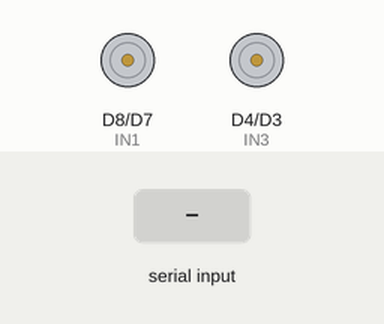
Recording of a sketch running on a simulated ESP8266 (NodeMCU). Shown: motor-driver pin pairs drawn as motors (green arrow = first pin HIGH = forward, orange = second pin HIGH = backward, longer = more drive, scaled by the enable pin). The inputs (shaded band) are chosen by the test bench.

Above: at 1.2 s.
1.3 s: "F" received over Serial
At 2.3 s:
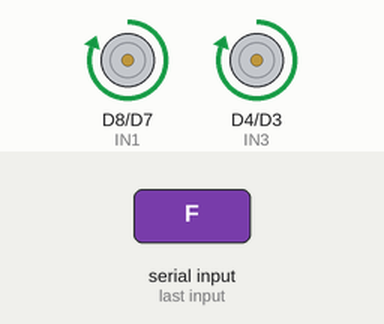
2.8 s: "B" received over Serial
At 3.4 s:
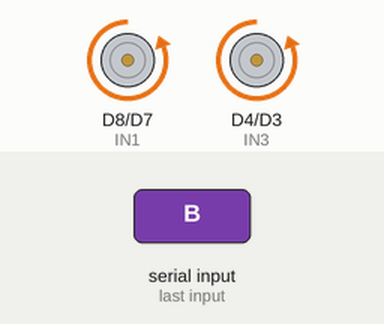
4.3 s: "L" received over Serial
At 4.6 s:
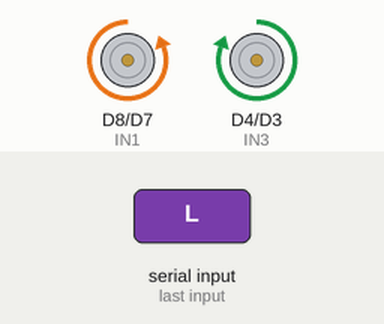
5.8 s: "R" received over Serial
At 6.9 s:
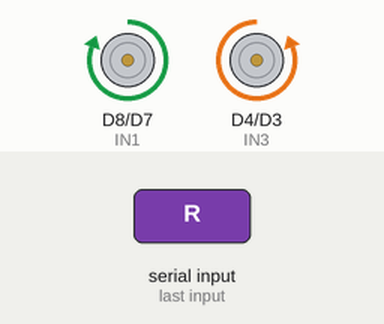
7.3 s: "S" received over Serial
At 8.0 s:
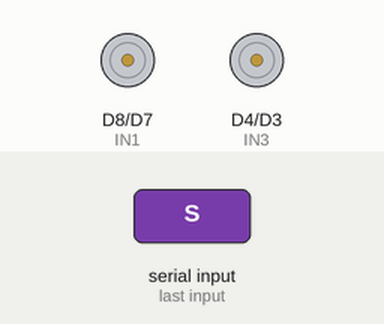
Timing chart, 0 to 9.8 s (numbered marks = the images above; inputs shaded):
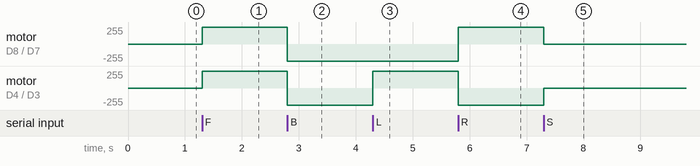

The sketch:

WIFI_controlled_car_code.ino
```cpp
#define ENA D5 //GPIO14
#define IN1 D8 //GPIO15
#define IN2 D7 //GPIO13
#define IN3 D4 //GPIO2
#define IN4 D3 //GPIO0
#define ENB D6 //GPIO12

char command = 0;

#include <ESP8266WiFi.h>
#include <WiFiClient.h>
#include <ESP8266WebServer.h>

const char* ssid = "NodeMCU Car";

void setup(){
  WiFi.softAP(ssid);

  pinMode(ENA, OUTPUT);
  pinMode(ENB, OUTPUT);
  pinMode(IN1, OUTPUT);
  pinMode(IN2, OUTPUT);
  pinMode(IN3, OUTPUT);
  pinMode(IN4, OUTPUT); // ← fixed typo

  analogWrite(ENA, 800);
  analogWrite(ENB, 800);

  Serial.begin(9600);
}

void loop(){
  if (Serial.available() > 0){
    command = Serial.read();

    switch (command){
      case 'F': forward(); break;
      case 'B': backward(); break;
      case 'L': left(); break;
      case 'R': right(); break;
      case 'S': stop(); break;
    }
  }
}

void forward(){
  digitalWrite(IN1, HIGH);
  digitalWrite(IN2, LOW);
  digitalWrite(IN3, HIGH);
  digitalWrite(IN4, LOW);
}

void backward(){
  digitalWrite(IN1, LOW);
  digitalWrite(IN2, HIGH);
  digitalWrite(IN3, LOW);
  digitalWrite(IN4, HIGH);
}

void left(){
  digitalWrite(IN1, LOW);
  digitalWrite(IN2, HIGH);
  digitalWrite(IN3, HIGH);
  digitalWrite(IN4, LOW);
}

void right(){
  digitalWrite(IN1, HIGH);
  digitalWrite(IN2, LOW);
  digitalWrite(IN3, LOW);
  digitalWrite(IN4, HIGH);
}

void stop(){
  digitalWrite(IN1, LOW);
  digitalWrite(IN2, LOW);
  digitalWrite(IN3, LOW);
  digitalWrite(IN4, LOW);
}
```

Measured:
- after the input at 1.3 s, motor on D8 (IN1) / D7 (IN2), motor on D4 (IN3) / D3 (IN4): stopped → forward 255/255 at once
- after the input at 2.8 s, motor on D8 (IN1) / D7 (IN2), motor on D4 (IN3) / D3 (IN4): forward 255/255 → backward 255/255 at once
- after the input at 4.3 s, motor on D4 (IN3) / D3 (IN4): backward 255/255 → forward 255/255 at once
- after the input at 5.8 s, motor on D8 (IN1) / D7 (IN2): backward 255/255 → forward 255/255 at once; motor on D4 (IN3) / D3 (IN4): forward 255/255 → backward 255/255 at once
- after the input at 7.3 s, motor on D8 (IN1) / D7 (IN2): forward 255/255 → stopped at once; motor on D4 (IN3) / D3 (IN4): backward 255/255 → stopped at once
